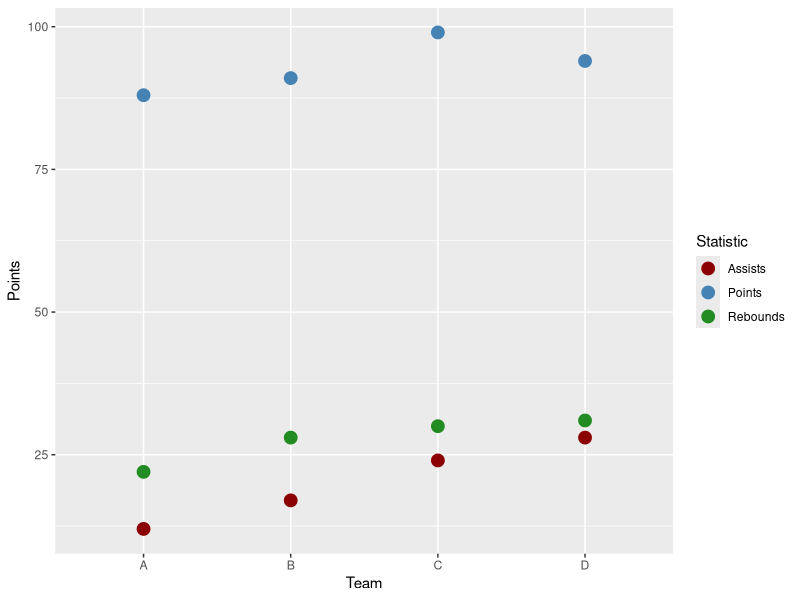
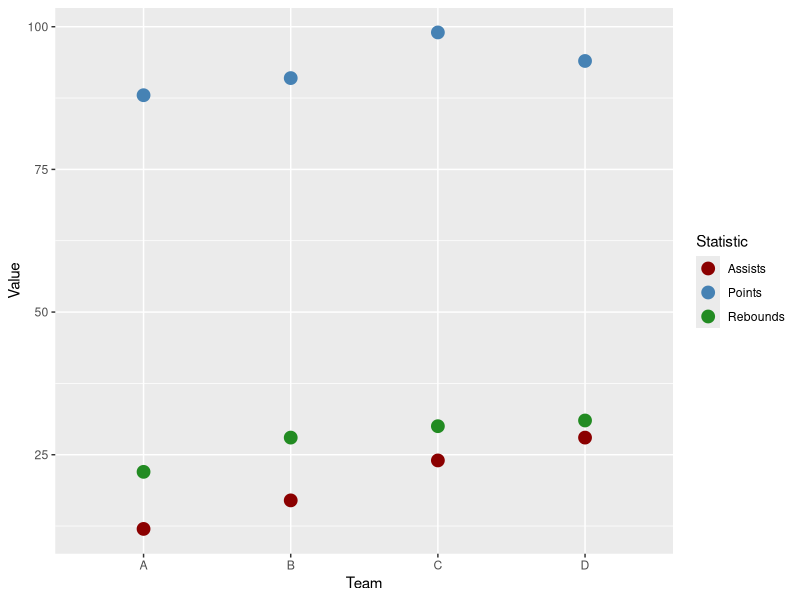

Source code (R) for these figures, in order:
## ---- chunk 1
#| label: setup
#| include: false
library(tidyverse)
## ---- chunk 2
#| label: get-wd
getwd()
## ---- chunk 3
#| echo: false
#| eval: true
#| label: creating-small-data-set-wide-format

bb_wide <- tibble(Team     = c("A", "B", "C", "D"),
                       Points   = c(88, 91, 99, 94),
                       Assists  = c(12, 17, 24, 28),
                       Rebounds = c(22, 28, 30, 31)
                       )
## ---- chunk 4
#| echo: false
#| eval: true
#| label: displaying-wide-data

bb_wide |> 
  knitr::kable()
## ---- chunk 5
#| echo: false
#| eval: true
#| label: transforming-to-long

bb_long <- bb_wide |> 
  pivot_longer(cols      = c(Points, Assists, Rebounds),
               names_to  = "Statistic",
               values_to = "Value"
               )

bb_long |> 
  knitr::kable()
## ---- chunk 6
#| label: plot-with-wide-data
#| echo: true
#| eval: true
#| code-fold: true
#| fig-width: 6
#| fig-height: 4
#| fig-align: center

ggplot(data = bb_wide, 
       mapping = aes(x = Team)) +
  geom_point(mapping = aes(y = Points, 
                           color = "Points"), 
             size = 4) +
  geom_point(mapping = aes(y = Assists, 
                           color = "Assists"), 
             size = 4) +
  geom_point(mapping = aes(y = Rebounds, 
                           color = "Rebounds"), 
             size = 4) + 
  scale_colour_manual(
    values = c("darkred", 
               "steelblue", 
               "forestgreen")) +
  labs(color = "Statistic")
## ---- chunk 7
#| label: plot-with-long-data
#| echo: true
#| eval: true
#| code-fold: true
#| fig-width: 6
#| fig-height: 4
#| fig-align: center

ggplot(data = bb_long, 
       mapping = aes(x = Team, 
                     y = Value, 
                     color = Statistic)) +
  geom_point(size = 4) + 
  scale_colour_manual(
    values = c("darkred", 
               "steelblue", 
               "forestgreen")) +
  labs(color = "Statistic")
